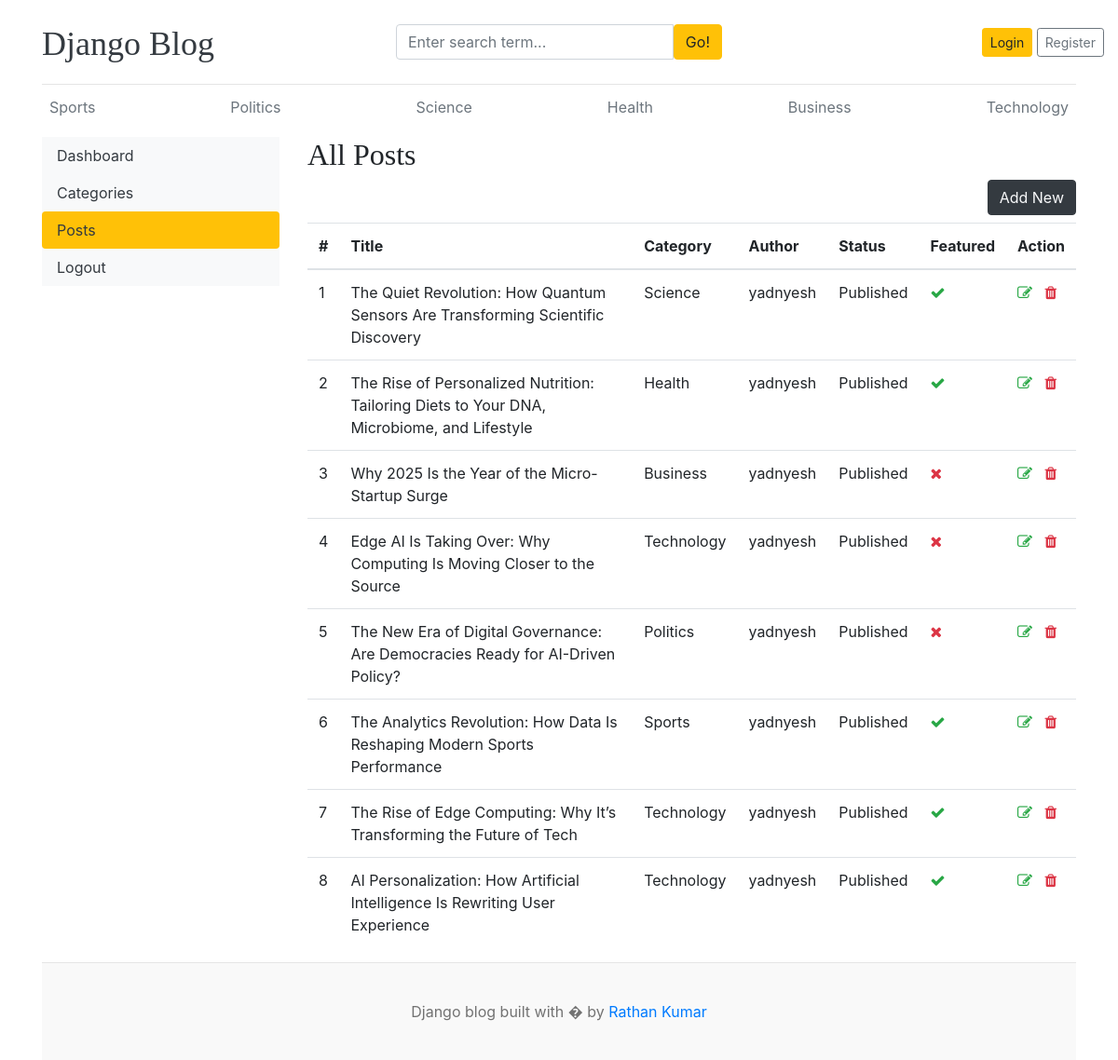
/dashboard/posts/, run on an earlier commit of the app's database.
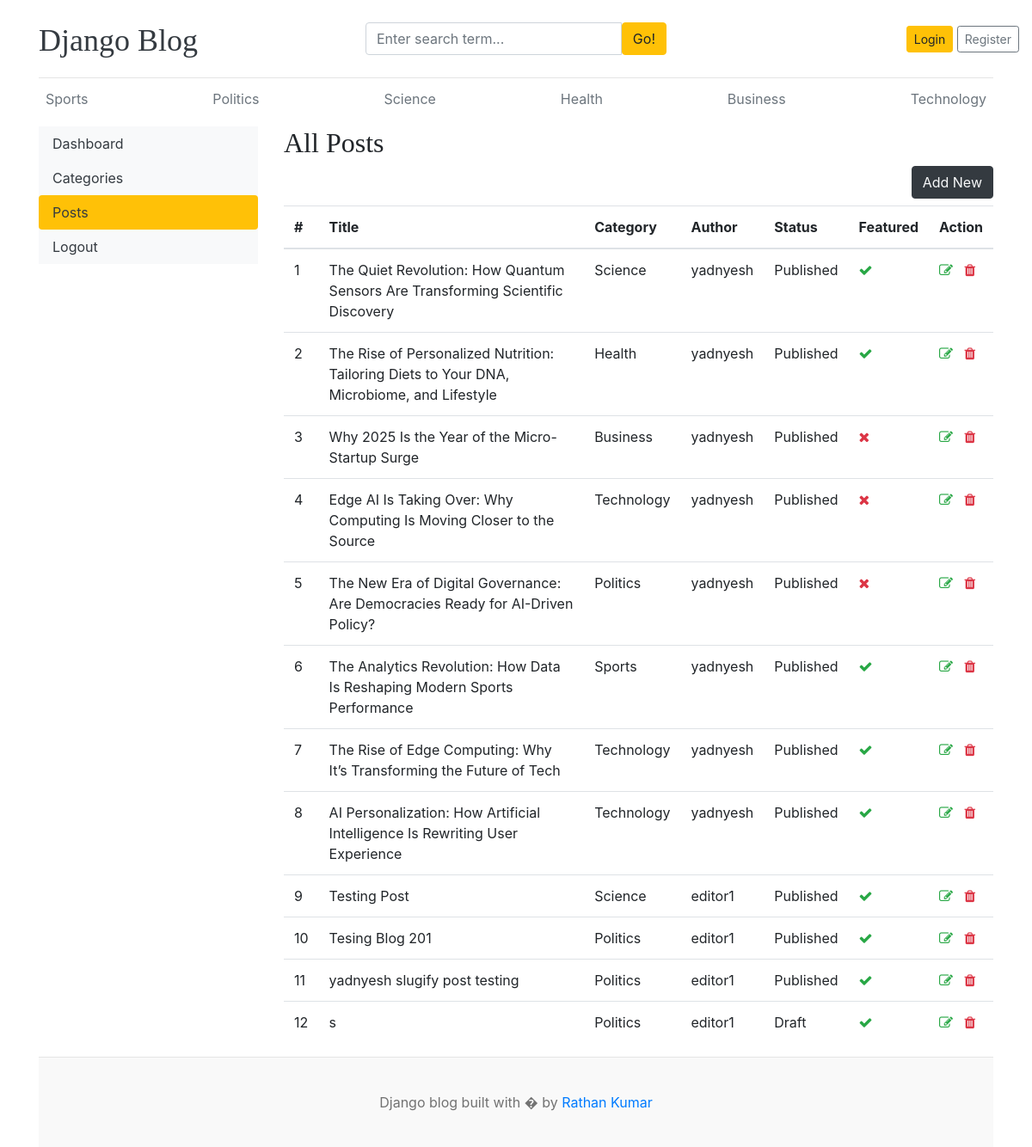
And on a later commit of the database.
### blogs/models.py (models this page shows, shortened)
class Category(models.Model):
    category_name = models.CharField(max_length=50, unique=True)
    created_at = models.DateTimeField(auto_now_add=True)
    updated_at = models.DateTimeField(auto_now=True)
    class Meta:
        verbose_name_plural = "categories"
    def __str__(self):
        return self.category_name

class Blog(models.Model):
    title = models.CharField(max_length=100)
    slug = models.SlugField(max_length=150, unique=True)
    category = models.ForeignKey(Category, on_delete=models.CASCADE)
    author = models.ForeignKey(User, on_delete=models.CASCADE)
    featured_image = models.ImageField(upload_to='uploads/%Y%m/%d')
    short_description = models.TextField(max_length=500)
    blog_body = models.TextField(max_length=2000)
    status = models.CharField(max_length=20, choices=(("Draft", "Draft"), ("Published", "Published")), default="Draft")
    is_featured = models.BooleanField(default=False)
    created_at = models.DateTimeField(auto_now_add=True)
    updated_at = models.DateTimeField(auto_now=True)

### dashboards/views.py (the view)
# urls.py: path('posts/', views.posts, name='posts'),
def posts(request):
    posts = Blog.objects.all()
    context = {
        'posts': posts,
    }
    return render(request, 'dashboard/posts.html', context)

### blogs/context_processors.py (called while the page is built)
def get_categories(request):
    categories = Category.objects.all()
    return dict(categories=categories)

def get_social_links(request):
    social_links = SocialLink.objects.all()
    return dict(social_links=social_links)

### templates/dashboard/posts.html (shortened to what this page needs)
{% extends 'base.html' %}
{% block content %}
<div class="row">
    {% include 'dashboard/sidebar.html' %}
    <div class="col-md-9">
        <h2>All Posts</h2>
        <a href="{% url 'add_post' %}" class="btn btn-dark text-light float-right mb-2">Add New</a>
        <table class="table table-hover">
            <thead>
              <tr>
                <th>#</th>
                <th>Title</th>
                <th>Category</th>
                <th>Author</th>
                <th>Status</th>
                <th>Featured</th>
                <th>Action</th>
              </tr>
            </thead>
            <tbody>
            {% for post in posts %}
              <tr>
                <td>{{ forloop.counter }}</td>
                <td>{{ post.title }}</td>
                <td>{{ post.category }}</td>
                <td>{{ post.author }}</td>
                <td>{{ post.status }}</td>
                <td>{% if post.is_featured %} <i class="fa fa-check text-success"></i>  {% else %} <i class="fa fa-times text-danger"></i> {% endif %}</td>
                <td>
                    <a href="{% url 'edit_post' post.id %}"><i class="fa fa-edit text-success"></i></a>
                    <a href="{% url 'delete_post' post.id %}"><i class="fa fa-trash text-danger"></i></a>
                </td>
              </tr>
            {% endfor %}
            </tbody>
          </table>
    </div>
</div>
{% endblock %}

### templates/base.html (shortened to what this page needs)
{% load static %}
<!DOCTYPE html>
<html lang="en">
<head>
    <link href="https://getbootstrap.com/docs/4.0/dist/css/bootstrap.min.css" rel="stylesheet">
    <link href="{% static 'css/blog.css' %}" rel="stylesheet">
    <link rel="stylesheet" href="https://cdnjs.cloudflare.com/ajax/libs/font-awesome/4.7.0/css/font-awesome.min.css">
  </head>
<body>
    <div class="container">
      <header class="blog-header py-3">
        <div class="row flex-nowrap justify-content-between align-items-center">
          <div class="col-4 pt-1">
            <a class="blog-header-logo text-dark" href="/">Django Blog</a>
          </div>
          <div class="col-4 search-col">
            <form action="{% url 'search' %}" method="get">
              <div class="input-group">
                <input class="form-control" name="keyword" value="{{keyword}}" type="text" placeholder="Enter search term..." aria-label="Enter search term..." aria-describedby="button-search" />
                <button type="submit" class="btn btn-warning" id="button-search" type="button">Go!</button>
              </div>
            </form>
          </div>
          <div class="col-4 d-flex justify-content-end align-items-center">
            {% if not user.is_authenticated %}
            <a class="btn btn-sm btn-warning" href="{% url 'login' %}">Login</a> &nbsp;
            <a class="btn btn-sm btn-outline-secondary" href="{% url 'register' %}">Register</a>
            {% else %}
            <span class="mr-2">Hello, {{user}}</span>
            &emsp;
            <a class="btn btn-sm btn-warning" href="{% url 'dashboard' %}">Dashboard</a>
            &emsp;
            <a class="btn btn-sm btn-outline-secondary" href="{% url 'logout' %}">Logout</a>
            {% endif %}
          </div>
        </div>
      </header>
      <div class="nav-scroller py-1 mb-2">
        <nav class="nav d-flex justify-content-between">
            {% for cat in categories %}
          <a class="p-2 text-muted" href="{% url 'posts_by_category' cat.id  %}">{{cat.category_name}}</a>
          {% endfor %}
        </nav>
      </div>
{% block content %}
{% endblock %}
    <footer class="blog-footer">
        <p>Django blog built with � by <a href="#">Rathan Kumar</a></p>
    </footer>
  </body>
</html>

What changed in the data, as far as the page shows it:
added Blog: title "Testing Post", category "Science", author "editor1", status "Published", is_featured True (drawn)
added Blog: title "Tesing Blog 201", category "Politics", author "editor1", status "Published", is_featured True (drawn)
added Blog: title "yadnyesh slugify post testing", category "Politics", author "editor1", status "Published", is_featured True (drawn)
added Blog: title "s", category "Politics", author "editor1", status "Draft", is_featured True (drawn)
